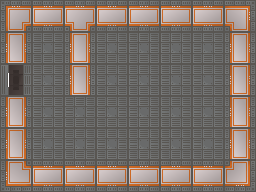

Below is a game level as drawn by its tile map, then a one-line description and the .tmx file that defines it, in full:
An orthogonal 8x6 tile map with 32x32 px tiles, 2 tile layers (Background, Walls), 4 tilesets and 14 objects (6x rock, 5x puddle, alien, playerSpawn, exit).

<map version="1.4" tiledversion="1.4.2" orientation="orthogonal" renderorder="right-down" width="8" height="6" tilewidth="32" tileheight="32" infinite="0" nextlayerid="5" nextobjectid="16">
 <editorsettings>
  <export target="Lvl12.json" format="json" />
 </editorsettings>
 <tileset firstgid="1" name="Floor" tilewidth="32" tileheight="32" tilecount="63" columns="7">
  <image source="../Assets/tileset.png" width="224" height="288" />
 </tileset>
 <tileset firstgid="64" name="Rocks" tilewidth="32" tileheight="32" tilecount="1" columns="1">
  <image source="../Assets/addwork.png" width="32" height="32" />
 </tileset>
 <tileset firstgid="65" name="Aliens" tilewidth="32" tileheight="32" tilecount="2" columns="2">
  <image source="../Assets/aliensprite_idle.png" width="64" height="32" />
 </tileset>
 <tileset firstgid="67" name="Water" tilewidth="32" tileheight="32" tilecount="1" columns="1">
  <image source="../Assets/MasterSimple.png" width="32" height="32" />
 </tileset>
 <layer id="1" name="Background" width="8" height="6">
  <data encoding="csv">
0,0,0,0,0,0,0,0,
0,9,0,9,9,9,9,0,
42,9,0,9,9,9,9,0,
0,9,9,9,9,9,9,0,
0,9,9,9,9,9,9,0,
0,0,0,0,0,0,0,0
</data>
 </layer>
 <layer id="2" name="Walls" width="8" height="6">
  <data encoding="csv">
22,2,1,2,2,2,2,6,
8,0,8,0,0,0,0,8,
0,0,8,0,0,0,0,8,
8,0,0,0,0,0,0,8,
8,0,0,0,0,0,0,8,
13,2,2,2,2,2,2,11
</data>
 </layer>
 <objectgroup id="3" name="Group">
  <object id="1" name="rock" gid="64" x="96" y="96" width="32" height="32" />
  <object id="2" name="rock" gid="64" x="96" y="128" width="32" height="32" />
  <object id="3" name="rock" gid="64" x="128" y="128" width="32" height="32" />
  <object id="4" name="rock" gid="64" x="160" y="64" width="32" height="32" />
  <object id="5" name="rock" gid="64" x="160" y="96" width="32" height="32" />
  <object id="6" name="rock" gid="64" x="160" y="128" width="32" height="32" />
  <object id="7" name="puddle" gid="67" x="192" y="160" width="32" height="32" />
  <object id="8" name="puddle" gid="67" x="160" y="160" width="32" height="32" />
  <object id="9" name="puddle" gid="67" x="128" y="160" width="32" height="32" />
  <object id="10" name="puddle" gid="67" x="96" y="160" width="32" height="32" />
  <object id="11" name="puddle" gid="67" x="64" y="160" width="32" height="32" />
  <object id="13" name="alien" gid="65" x="192" y="128" width="32" height="32" />
 </objectgroup>
 <objectgroup id="4" name="Player">
  <object id="14" name="playerSpawn" x="48" y="80">
   <point />
  </object>
  <object id="15" name="exit" x="0" y="64" width="32" height="32" />
 </objectgroup>
</map>
